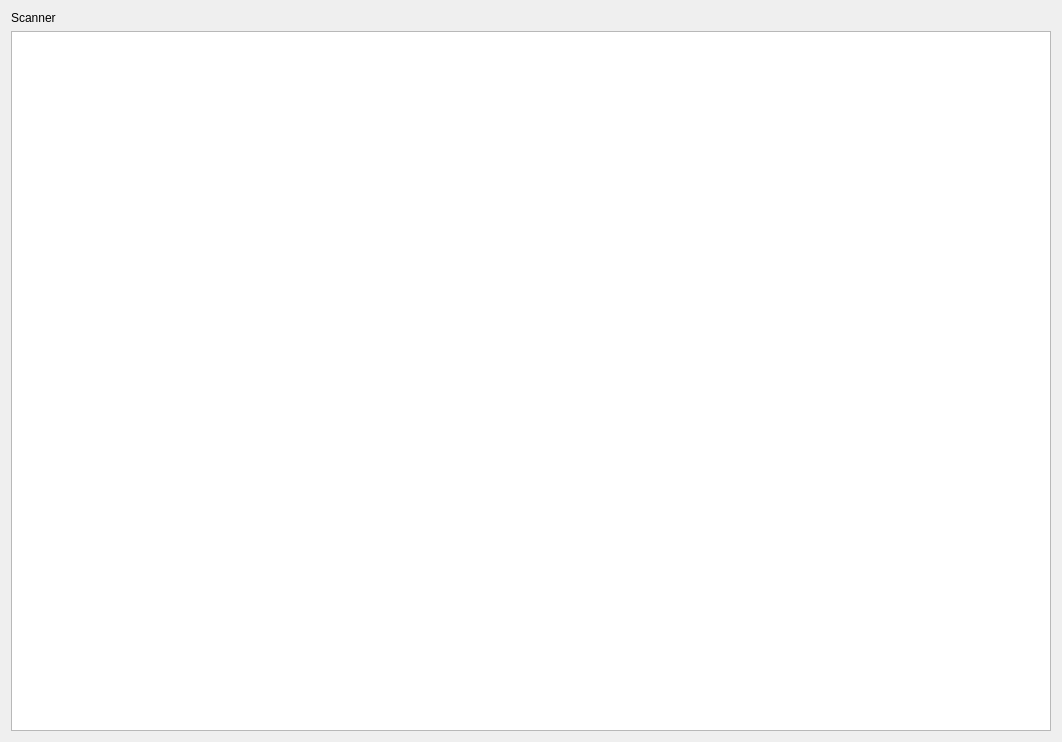
<?xml version="1.0" encoding="UTF-8"?>
<ui version="4.0">
 <class>ScannerView</class>
 <widget class="QWidget" name="ScannerView">
  <property name="geometry">
   <rect>
    <x>0</x>
    <y>0</y>
    <width>1062</width>
    <height>742</height>
   </rect>
  </property>
  <property name="windowTitle">
   <string>Form</string>
  </property>
  <layout class="QHBoxLayout" name="horizontalLayout">
   <item>
    <layout class="QGridLayout" name="gridLayout">
     <item row="1" column="0">
      <widget class="QTableView" name="tableView"/>
     </item>
     <item row="0" column="0">
      <widget class="QLabel" name="Scanner">
       <property name="text">
        <string>Scanner</string>
       </property>
      </widget>
     </item>
    </layout>
   </item>
  </layout>
 </widget>
 <resources/>
 <connections/>
</ui>
